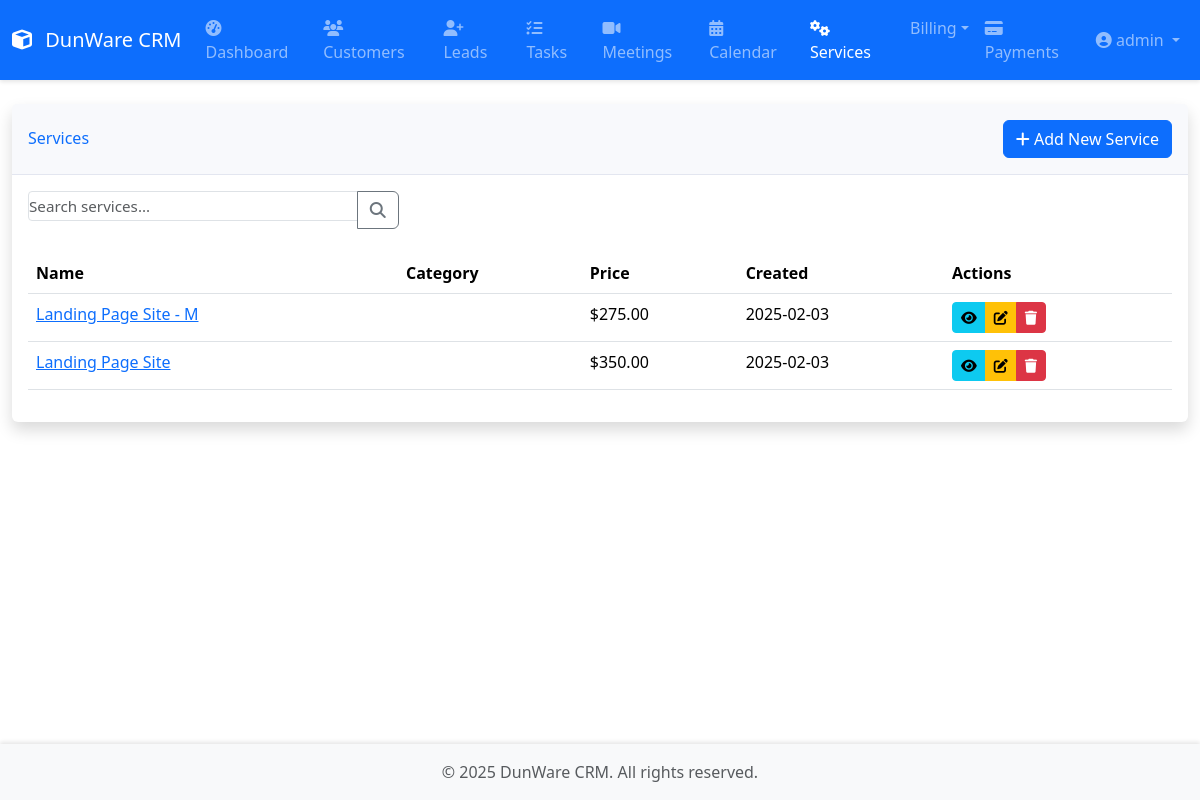
/services/ (signed in), run on the app's committed database.
### core/models.py (models this page shows, shortened)
class Service(models.Model):
    name = models.CharField(max_length=200)
    description = models.TextField()
    price = models.DecimalField(max_digits=10, decimal_places=2)
    is_active = models.BooleanField(default=True)
    created_at = models.DateTimeField(auto_now_add=True)
    updated_at = models.DateTimeField(auto_now=True)

### core/views.py (the view)
# urls.py: path('services/', views.ServiceListView.as_view(), name='service-list'),
class ServiceListView(LoginRequiredMixin, ListView):
    model = Service
    template_name = 'core/service_list.html'
    context_object_name = 'services'
    paginate_by = 10
    def get_queryset(self):
        queryset = Service.objects.all()
        search_query = self.request.GET.get('search')
        if search_query:
            queryset = queryset.filter(
                Q(name__icontains=search_query) |
                Q(description__icontains=search_query)
            )
        return queryset.order_by('-created_at')

### core/templates/core/service_list.html (shortened to what this page needs)
{% extends 'core/base.html' %}
{% block content %}
<div class="card shadow">
    <div class="card-header py-3 d-flex justify-content-between align-items-center">
        <h6 class="m-0 font-weight-bold text-primary">Services</h6>
        <a href="{% url 'service-create' %}" class="btn btn-primary">
            <i class="fas fa-plus"></i> Add New Service
        </a>
    </div>
    <div class="card-body">
        <form method="get" class="mb-4">
            <div class="row g-3">
                <div class="col-md-4">
                    <div class="input-group">
                        <input type="text" name="search" class="form-control"
                               placeholder="Search services..."
                               value="{{ request.GET.search|default:'' }}">
                        <button class="btn btn-outline-secondary" type="submit">
                            <i class="fas fa-search"></i>
                        </button>
                    </div>
                </div>
            </div>
        </form>
        {% if services %}
            <div class="table-responsive">
                <table class="table table-hover">
                    <thead>
                        <tr>
                            <th>Name</th>
                            <th>Category</th>
                            <th>Price</th>
                            <th>Created</th>
                            <th>Actions</th>
                        </tr>
                    </thead>
                    <tbody>
                        {% for service in services %}
                            <tr>
                                <td>
                                    <a href="{% url 'service-detail' service.pk %}">
                                        {{ service.name }}
                                    </a>
                                </td>
                                <td>{{ service.category }}</td>
                                <td>${{ service.price }}</td>
                                <td>{{ service.created_at|date:"Y-m-d" }}</td>
                                <td>
                                    <div class="btn-group">
                                        <a href="{% url 'service-detail' service.pk %}"
                                           class="btn btn-sm btn-info">
                                            <i class="fas fa-eye"></i>
                                        </a>
                                        <a href="{% url 'service-update' service.pk %}"
                                           class="btn btn-sm btn-warning">
                                            <i class="fas fa-edit"></i>
                                        </a>
                                        <a href="{% url 'service-delete' service.pk %}"
                                           class="btn btn-sm btn-danger">
                                            <i class="fas fa-trash"></i>
                                        </a>
                                    </div>
                                </td>
                            </tr>
                        {% endfor %}
                    </tbody>
                </table>
            </div>
        {% else %}
            <p class="text-center text-muted my-5">No services found.</p>
        {% endif %}
    </div>
</div>
{% endblock %}

### core/templates/core/base.html (shortened to what this page needs)
{% load static %}
<!DOCTYPE html>
<html lang="en">
<head>
    <link href="https://cdn.jsdelivr.net/npm/bootstrap@5.3.2/dist/css/bootstrap.min.css" rel="stylesheet">
    <link href="https://cdn.jsdelivr.net/npm/@fortawesome/fontawesome-free@6.4.2/css/all.min.css" rel="stylesheet">
    <link href="https://cdn.jsdelivr.net/npm/flatpickr/dist/flatpickr.min.css" rel="stylesheet">
    <link href="{% static 'css/style.css' %}" rel="stylesheet">
</head>
<body>
    <nav class="navbar navbar-expand-lg navbar-dark bg-primary">
        <div class="container-fluid">
            <a class="navbar-brand" href="{% url 'dashboard' %}">
                <i class="fas fa-cube"></i> DunWare CRM
            </a>
            <div class="collapse navbar-collapse" id="navbarMain">
                {% if user.is_authenticated %}
                <ul class="navbar-nav me-auto">
                    <li class="nav-item">
                        <a class="nav-link {% if request.resolver_match.url_name == 'dashboard' %}active{% endif %}"
                           href="{% url 'dashboard' %}">
                            <i class="fas fa-tachometer-alt"></i> Dashboard
                        </a>
                    </li>
                    <li class="nav-item">
                        <a class="nav-link {% if 'customer' in request.resolver_match.url_name %}active{% endif %}"
                           href="{% url 'customer-list' %}">
                            <i class="fas fa-users"></i> Customers
                        </a>
                    </li>
                    <li class="nav-item">
                        <a class="nav-link {% if 'lead' in request.resolver_match.url_name %}active{% endif %}"
                           href="{% url 'lead-list' %}">
                            <i class="fas fa-user-plus"></i> Leads
                        </a>
                    </li>
                    <li class="nav-item">
                        <a class="nav-link {% if 'task' in request.resolver_match.url_name %}active{% endif %}"
                           href="{% url 'task-list' %}">
                            <i class="fas fa-tasks"></i> Tasks
                        </a>
                    </li>
                    <li class="nav-item">
                        <a class="nav-link {% if 'meeting' in request.resolver_match.url_name %}active{% endif %}"
                           href="{% url 'meeting-list' %}">
                            <i class="fas fa-video"></i> Meetings
                        </a>
                    </li>
                    <li class="nav-item">
                        <a class="nav-link {% if 'calendar' in request.resolver_match.url_name %}active{% endif %}"
                           href="{% url 'calendar' %}">
                            <i class="fas fa-calendar-alt"></i> Calendar
                        </a>
                    </li>
                    <li class="nav-item">
                        <a class="nav-link {% if 'service' in request.resolver_match.url_name %}active{% endif %}"
                           href="{% url 'service-list' %}">
                            <i class="fas fa-cogs"></i> Services
                        </a>
                    </li>
                    <li class="nav-item dropdown">
                        <a class="nav-link dropdown-toggle {% if 'billing' in request.resolver_match.url_name %}active{% endif %}" href="#" id="billingDropdown" role="button" data-bs-toggle="dropdown">Billing</a>
                    </li>
                    <li class="nav-item">
                        <a class="nav-link {% if 'payment' in request.resolver_match.url_name %}active{% endif %}"
                           href="{% url 'payment-list' %}">
                            <i class="fas fa-credit-card"></i> Payments
                        </a>
                    </li>
                </ul>
                    <ul class="navbar-nav ms-auto">
                        <li class="nav-item dropdown">
                            <a class="nav-link dropdown-toggle" href="#" id="navbarDropdown"
                               role="button" data-bs-toggle="dropdown">
                                <i class="fas fa-user-circle"></i>
                                {{ user.get_full_name|default:user.username }}
                            </a>
                        </li>
                    </ul>
                {% endif %}
            </div>
        </div>
    </nav>
    <div class="container-fluid py-4">
        {% block content %}{% endblock %}
    </div>
    <footer class="footer mt-auto py-3 bg-light">
        <div class="container text-center">
            <span class="text-muted">© {% now "Y" %} DunWare CRM. All rights reserved.</span>
        </div>
    </footer>
</body>
</html>

### dunware_crm/static/css/style.css (style rules this page uses)
body { min-height: 100vh; display: flex; flex-direction: column; }
.container-fluid { flex: 1; }
.navbar { box-shadow: 0 2px 4px rgba(0,0,0,.1); }
.navbar-brand i { margin-right: 0.5rem; }
.card { box-shadow: 0 0.15rem 1.75rem 0 rgba(58, 59, 69, 0.15); border: none; margin-bottom: 1rem; }
.card-header { background-color: #f8f9fc; border-bottom: 1px solid #e3e6f0; }
.form-control { padding: 0.3rem 0.6rem; font-size: 0.95rem; border-radius: 4px; }
.form-control::after, select::after { display: none !important; content: "" !important; }
.form-control, .form-group { margin-bottom: 0.5rem !important; padding: 0 !important; }
.footer { margin-top: auto; box-shadow: 0 -2px 4px rgba(0,0,0,.1); }

### data on the page
Service: name "Landing Page Site - M", price "275.00", created_at "2025-02-03"
Service: name "Landing Page Site", price "350.00", created_at "2025-02-03"

### other printed values
{{ user.get_full_name|default:user.username }} "admin"
